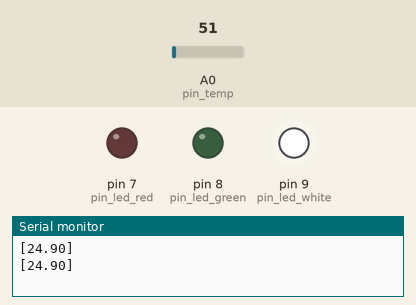
Recording of a sketch running on a simulated Arduino Uno, built with avr-gcc and run on an emulated ATmega328P. Shown: output pins drawn as LEDs (lit = HIGH), the last lines printed to the serial monitor. The inputs (shaded band) are chosen by the test bench; at power-on: A0 (pin_temp) = 51.

Above: at 1.8 s.
1.9 s: A0 (pin_temp) set to 56
At 3.0 s:
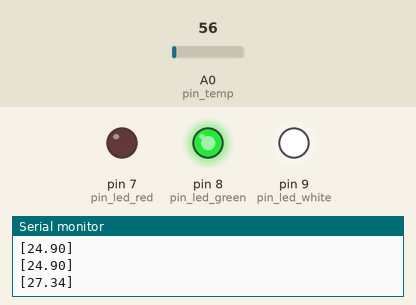
3.5 s: A0 (pin_temp) set to 61
At 4.5 s:
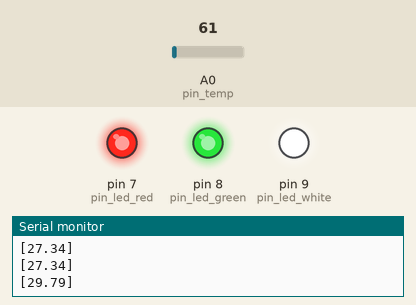
5.5 s: A0 (pin_temp) set to 30
At 7.2 s:
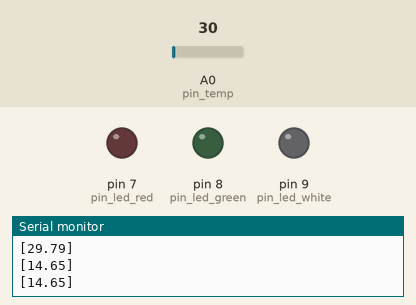
7.5 s: A0 (pin_temp) set to 71
At 8.8 s:
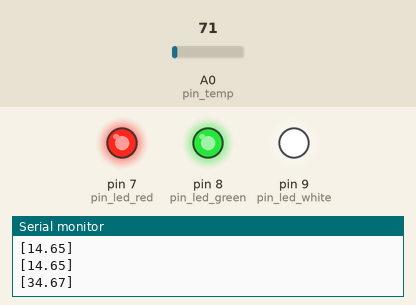
9.5 s: A0 (pin_temp) set to 15
At 10.4 s:
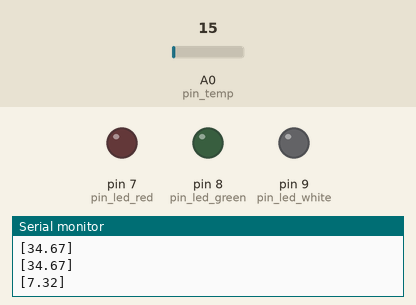
Timing chart, 0 to 12.5 s (numbered marks = the images above; inputs shaded):
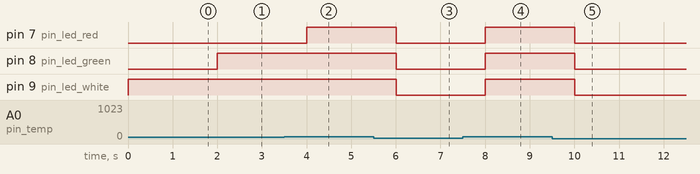

Measured:
- the behaviour switches between 51 and 52 on A0 (pin_temp) (found by bisection; images 0 and 1)
- after the input at 1.9 s, pin 8 (pin_led_green): LOW → HIGH after 0.10 s
- after the input at 3.5 s, pin 7 (pin_led_red): LOW → HIGH after 0.50 s
- after the input at 5.5 s, pin 7 (pin_led_red), pin 8 (pin_led_green), pin 9 (pin_led_white): HIGH → LOW after 0.50 s
- after the input at 7.5 s, pin 7 (pin_led_red), pin 8 (pin_led_green), pin 9 (pin_led_white): LOW → HIGH after 0.51 s
- after the input at 9.5 s, pin 7 (pin_led_red), pin 8 (pin_led_green), pin 9 (pin_led_white): HIGH → LOW after 0.51 s

The sketch:

lettura_temperature_lm35.ino
```cpp
int pin_led_red = 7;
int pin_led_green = 8;
int pin_led_white = 9;
int pin_temp = A0;

void setup()
{
  Serial.begin(9600);
  pinMode(pin_led_red, OUTPUT);
  pinMode(pin_led_white, OUTPUT);
  pinMode(pin_led_green, OUTPUT);
}


void loop()
{
  float lettura_adc = analogRead(pin_temp);
  float milli_volt = (lettura_adc * 5000) / 1024.0;
  float temperatura = milli_volt / 10.0;

  if (temperatura > 20) digitalWrite(pin_led_white, HIGH);
  else digitalWrite(pin_led_white, LOW);

  if (temperatura > 25) digitalWrite(pin_led_green, HIGH);
  else digitalWrite(pin_led_green, LOW);

  if (temperatura > 28) digitalWrite(pin_led_red, HIGH);
  else digitalWrite(pin_led_red, LOW);

  Serial.print("[");

  /*Serial.print(lettura_adc);Serial.print("#");
    Serial.print(milli_volt);Serial.print("#");*/
  Serial.print(temperatura);

  Serial.println("]");
  delay(1000);
}
```
